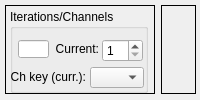
     <widget class="QWidget" name="tab_polarization">
      <attribute name="title">
       <string>Polarization analysis</string>
      </attribute>
      <layout class="QGridLayout" name="gridLayout_5">
       <property name="leftMargin">
        <number>5</number>
       </property>
       <property name="topMargin">
        <number>5</number>
       </property>
       <property name="rightMargin">
        <number>4</number>
       </property>
       <property name="bottomMargin">
        <number>6</number>
       </property>
       <item row="0" column="2">
        <widget class="QFrame" name="graphFramePol">
         <property name="sizePolicy">
          <sizepolicy hsizetype="Expanding" vsizetype="Expanding">
           <horstretch>0</horstretch>
           <verstretch>0</verstretch>
          </sizepolicy>
         </property>
         <property name="layoutDirection">
          <enum>Qt::LeftToRight</enum>
         </property>
         <property name="autoFillBackground">
          <bool>true</bool>
         </property>
         <property name="frameShape">
          <enum>QFrame::Box</enum>
         </property>
         <property name="frameShadow">
          <enum>QFrame::Plain</enum>
         </property>
         <property name="lineWidth">
          <number>1</number>
         </property>
         <property name="midLineWidth">
          <number>1</number>
         </property>
        </widget>
       </item>
       <item row="0" column="1">
        <widget class="QFrame" name="dataFramePol">
         <property name="sizePolicy">
          <sizepolicy hsizetype="Fixed" vsizetype="MinimumExpanding">
           <horstretch>0</horstretch>
           <verstretch>0</verstretch>
          </sizepolicy>
         </property>
         <property name="minimumSize">
          <size>
           <width>150</width>
           <height>0</height>
          </size>
         </property>
         <property name="autoFillBackground">
          <bool>false</bool>
         </property>
         <property name="frameShape">
          <enum>QFrame::Box</enum>
         </property>
         <property name="frameShadow">
          <enum>QFrame::Plain</enum>
         </property>
         <widget class="QGroupBox" name="groupBox_4">
          <property name="geometry">
           <rect>
            <x>5</x>
            <y>4</y>
            <width>138</width>
            <height>84</height>
           </rect>
          </property>
          <property name="title">
           <string>Iterations/Channels</string>
          </property>
          <widget class="QLabel" name="label_6">
           <property name="geometry">
            <rect>
             <x>40</x>
             <y>32</y>
             <width>49</width>
             <height>16</height>
            </rect>
           </property>
           <property name="layoutDirection">
            <enum>Qt::RightToLeft</enum>
           </property>
           <property name="text">
            <string>Current:</string>
           </property>
           <property name="alignment">
            <set>Qt::AlignRight|Qt::AlignTrailing|Qt::AlignVCenter</set>
           </property>
          </widget>
          <widget class="QSpinBox" name="spinBoxPol">
           <property name="geometry">
            <rect>
             <x>92</x>
             <y>30</y>
             <width>41</width>
             <height>23</height>
            </rect>
           </property>
           <property name="readOnly">
            <bool>false</bool>
           </property>
           <property name="suffix">
            <string/>
           </property>
           <property name="minimum">
            <number>1</number>
           </property>
           <property name="maximum">
            <number>100</number>
           </property>
          </widget>
          <widget class="QLineEdit" name="totalIterationsPol">
           <property name="geometry">
            <rect>
             <x>8</x>
             <y>31</y>
             <width>31</width>
             <height>18</height>
            </rect>
           </property>
           <property name="readOnly">
            <bool>true</bool>
           </property>
          </widget>
          <widget class="QLabel" name="label_78">
           <property name="geometry">
            <rect>
             <x>0</x>
             <y>60</y>
             <width>76</width>
             <height>16</height>
            </rect>
           </property>
           <property name="layoutDirection">
            <enum>Qt::RightToLeft</enum>
           </property>
           <property name="text">
            <string>Ch key (curr.):</string>
           </property>
           <property name="alignment">
            <set>Qt::AlignRight|Qt::AlignTrailing|Qt::AlignVCenter</set>
           </property>
          </widget>
          <widget class="QComboBox" name="waveKeyListPol">
           <property name="geometry">
            <rect>
             <x>80</x>
             <y>58</y>
             <width>54</width>
             <height>21</height>
            </rect>
           </property>
           <property name="acceptDrops">
            <bool>false</bool>
           </property>
           <property name="editable">
            <bool>false</bool>
           </property>
           <property name="currentText">
            <string/>
           </property>
           <property name="currentIndex">
            <number>-1</number>
           </property>
           <property name="maxVisibleItems">
            <number>10</number>
           </property>
          </widget>
         </widget>
         <widget class="QGroupBox" name="groupBox_8">
          <property name="geometry">
           <rect>
            <x>4</x>
            <y>184</y>
            <width>139</width>
            <height>107</height>
           </rect>
          </property>
          <property name="title">
           <string>Stokes parameters</string>
          </property>
          <widget class="QLineEdit" name="stokesPar0">
           <property name="geometry">
            <rect>
             <x>62</x>
             <y>26</y>
             <width>61</width>
             <height>16</height>
            </rect>
           </property>
           <property name="readOnly">
            <bool>true</bool>
           </property>
          </widget>
          <widget class="QLabel" name="label_11">
           <property name="geometry">
            <rect>
             <x>22</x>
             <y>24</y>
             <width>30</width>
             <height>16</height>
            </rect>
           </property>
           <property name="text">
            <string>S0:</string>
           </property>
           <property name="alignment">
            <set>Qt::AlignRight|Qt::AlignTrailing|Qt::AlignVCenter</set>
           </property>
          </widget>
          <widget class="QLabel" name="label_12">
           <property name="geometry">
            <rect>
             <x>20</x>
             <y>44</y>
             <width>32</width>
             <height>16</height>
            </rect>
           </property>
           <property name="text">
            <string>S1:</string>
           </property>
           <property name="alignment">
            <set>Qt::AlignRight|Qt::AlignTrailing|Qt::AlignVCenter</set>
           </property>
          </widget>
          <widget class="QLineEdit" name="stokesPar1">
           <property name="geometry">
            <rect>
             <x>62</x>
             <y>46</y>
             <width>61</width>
             <height>16</height>
            </rect>
           </property>
           <property name="readOnly">
            <bool>true</bool>
           </property>
          </widget>
          <widget class="QLineEdit" name="stokesPar2">
           <property name="geometry">
            <rect>
             <x>62</x>
             <y>66</y>
             <width>61</width>
             <height>16</height>
            </rect>
           </property>
           <property name="readOnly">
            <bool>true</bool>
           </property>
          </widget>
          <widget class="QLineEdit" name="stokesPar3">
           <property name="geometry">
            <rect>
             <x>62</x>
             <y>86</y>
             <width>61</width>
             <height>16</height>
            </rect>
           </property>
           <property name="readOnly">
            <bool>true</bool>
           </property>
          </widget>
          <widget class="QLabel" name="label_14">
           <property name="geometry">
            <rect>
             <x>22</x>
             <y>64</y>
             <width>30</width>
             <height>16</height>
            </rect>
           </property>
           <property name="text">
            <string>S2:</string>
           </property>
           <property name="alignment">
            <set>Qt::AlignRight|Qt::AlignTrailing|Qt::AlignVCenter</set>
           </property>
          </widget>
          <widget class="QLabel" name="label_15">
           <property name="geometry">
            <rect>
             <x>24</x>
             <y>84</y>
             <width>28</width>
             <height>16</height>
            </rect>
           </property>
           <property name="text">
            <string>S3:</string>
           </property>
           <property name="alignment">
            <set>Qt::AlignRight|Qt::AlignTrailing|Qt::AlignVCenter</set>
           </property>
          </widget>
         </widget>
         <widget class="QGroupBox" name="groupBox_11">
          <property name="geometry">
           <rect>
            <x>4</x>
            <y>91</y>
            <width>139</width>
            <height>91</height>
           </rect>
          </property>
          <property name="title">
           <string>Polarization parameters</string>
          </property>
          <widget class="QLineEdit" name="deg_pol">
           <property name="geometry">
            <rect>
             <x>62</x>
             <y>30</y>
             <width>61</width>
             <height>16</height>
            </rect>
           </property>
           <property name="readOnly">
            <bool>true</bool>
           </property>
          </widget>
          <widget class="QLabel" name="label_18">
           <property name="geometry">
            <rect>
             <x>22</x>
             <y>30</y>
             <width>36</width>
             <height>16</height>
            </rect>
           </property>
           <property name="text">
            <string>DoP:</string>
           </property>
           <property name="alignment">
            <set>Qt::AlignRight|Qt::AlignTrailing|Qt::AlignVCenter</set>
           </property>
          </widget>
          <widget class="QLabel" name="label_19">
           <property name="geometry">
            <rect>
             <x>5</x>
             <y>50</y>
             <width>53</width>
             <height>16</height>
            </rect>
           </property>
           <property name="text">
            <string>Azimuth:</string>
           </property>
           <property name="alignment">
            <set>Qt::AlignRight|Qt::AlignTrailing|Qt::AlignVCenter</set>
           </property>
          </widget>
          <widget class="QLineEdit" name="azimuth">
           <property name="geometry">
            <rect>
             <x>62</x>
             <y>50</y>
             <width>61</width>
             <height>16</height>
            </rect>
           </property>
           <property name="readOnly">
            <bool>true</bool>
           </property>
          </widget>
          <widget class="QLineEdit" name="ellipticity">
           <property name="geometry">
            <rect>
             <x>62</x>
             <y>70</y>
             <width>61</width>
             <height>16</height>
            </rect>
           </property>
           <property name="readOnly">
            <bool>true</bool>
           </property>
          </widget>
          <widget class="QLabel" name="label_37">
           <property name="geometry">
            <rect>
             <x>1</x>
             <y>68</y>
             <width>57</width>
             <height>16</height>
            </rect>
           </property>
           <property name="text">
            <string>Ellipticity:</string>
           </property>
           <property name="alignment">
            <set>Qt::AlignRight|Qt::AlignTrailing|Qt::AlignVCenter</set>
           </property>
          </widget>
         </widget>
         <widget class="QGroupBox" name="groupBox_37">
          <property name="geometry">
           <rect>
            <x>4</x>
            <y>293</y>
            <width>140</width>
            <height>92</height>
           </rect>
          </property>
          <property name="title">
           <string>Set viewing position</string>
          </property>
          <widget class="QLineEdit" name="azimuthPos">
           <property name="geometry">
            <rect>
             <x>74</x>
             <y>48</y>
             <width>53</width>
             <height>16</height>
            </rect>
           </property>
          </widget>
          <widget class="QLineEdit" name="elevationPos">
           <property name="geometry">
            <rect>
             <x>74</x>
             <y>28</y>
             <width>53</width>
             <height>16</height>
            </rect>
           </property>
          </widget>
          <widget class="QLabel" name="label_72">
           <property name="geometry">
            <rect>
             <x>11</x>
             <y>26</y>
             <width>60</width>
             <height>20</height>
            </rect>
           </property>
           <property name="text">
            <string>Elevation:</string>
           </property>
           <property name="alignment">
            <set>Qt::AlignRight|Qt::AlignTrailing|Qt::AlignVCenter</set>
           </property>
          </widget>
          <widget class="QLabel" name="label_73">
           <property name="geometry">
            <rect>
             <x>13</x>
             <y>44</y>
             <width>57</width>
             <height>20</height>
            </rect>
           </property>
           <property name="text">
            <string>Azimuth:</string>
           </property>
           <property name="alignment">
            <set>Qt::AlignRight|Qt::AlignTrailing|Qt::AlignVCenter</set>
           </property>
          </widget>
          <widget class="QPushButton" name="actionSphereView">
           <property name="geometry">
            <rect>
             <x>30</x>
             <y>66</y>
             <width>75</width>
             <height>21</height>
            </rect>
           </property>
           <property name="text">
            <string>Apply</string>
           </property>
          </widget>
         </widget>
         <widget class="QGroupBox" name="groupBox_38">
          <property name="geometry">
           <rect>
            <x>7</x>
            <y>394</y>
            <width>137</width>
            <height>69</height>
           </rect>
          </property>
          <property name="title">
           <string>Current orientation</string>
          </property>
          <widget class="QLineEdit" name="azimuthPosCurrent">
           <property name="geometry">
            <rect>
             <x>72</x>
             <y>48</y>
             <width>53</width>
             <height>16</height>
            </rect>
           </property>
           <property name="readOnly">
            <bool>true</bool>
           </property>
          </widget>
          <widget class="QLineEdit" name="elevationPosCurrent">
           <property name="geometry">
            <rect>
             <x>72</x>
             <y>28</y>
             <width>53</width>
             <height>16</height>
            </rect>
           </property>
           <property name="readOnly">
            <bool>true</bool>
           </property>
          </widget>
          <widget class="QLabel" name="label_75">
           <property name="geometry">
            <rect>
             <x>5</x>
             <y>26</y>
             <width>62</width>
             <height>20</height>
            </rect>
           </property>
           <property name="text">
            <string>Elevation:</string>
           </property>
           <property name="alignment">
            <set>Qt::AlignRight|Qt::AlignTrailing|Qt::AlignVCenter</set>
           </property>
          </widget>
          <widget class="QLabel" name="label_76">
           <property name="geometry">
            <rect>
             <x>7</x>
             <y>44</y>
             <width>60</width>
             <height>20</height>
            </rect>
           </property>
           <property name="text">
            <string>Azimuth:</string>
           </property>
           <property name="alignment">
            <set>Qt::AlignRight|Qt::AlignTrailing|Qt::AlignVCenter</set>
           </property>
          </widget>
         </widget>
        </widget>
       </item>
      </layout>
     </widget>
